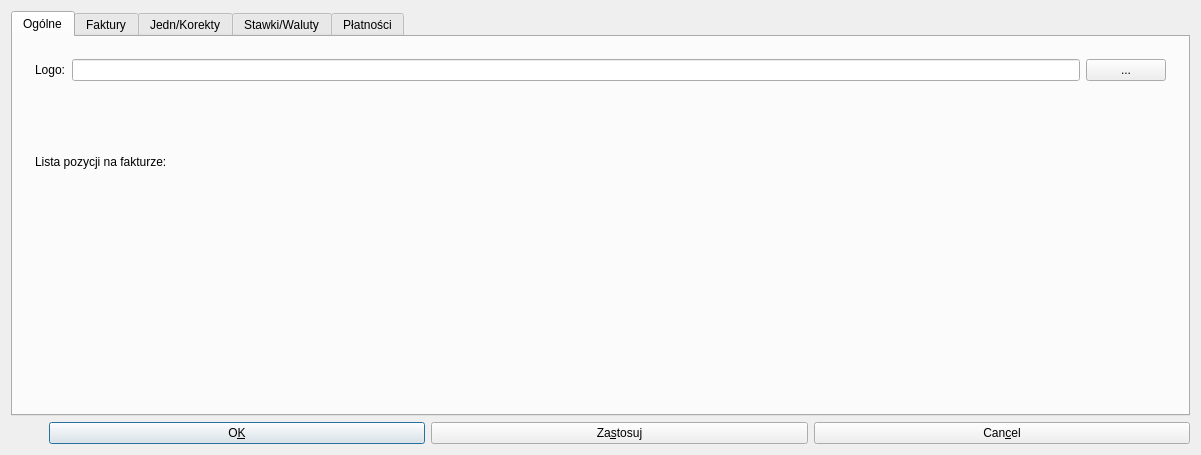
<ui version="4.0" >
 <class>Form7</class>
 <widget class="QDialog" name="Form7" >
  <property name="geometry" >
   <rect>
    <x>0</x>
    <y>0</y>
    <width>430</width>
    <height>455</height>
   </rect>
  </property>
  <property name="windowTitle" >
   <string>Ustawienia</string>
  </property>
  <layout class="QGridLayout" >
   <item row="1" column="0" >
    <layout class="QHBoxLayout" >
     <item>
      <spacer>
       <property name="orientation" >
        <enum>Qt::Horizontal</enum>
       </property>
       <property name="sizeType" >
        <enum>QSizePolicy::Minimum</enum>
       </property>
       <property name="sizeHint" >
        <size>
         <width>38</width>
         <height>20</height>
        </size>
       </property>
      </spacer>
     </item>
     <item>
      <widget class="QPushButton" name="okButton" >
       <property name="text" >
        <string>O&amp;K</string>
       </property>
       <property name="shortcut" >
        <string>Alt+K</string>
       </property>
      </widget>
     </item>
     <item>
      <widget class="QPushButton" name="zastButton" >
       <property name="text" >
        <string>Za&amp;stosuj</string>
       </property>
       <property name="shortcut" >
        <string>Alt+S</string>
       </property>
      </widget>
     </item>
     <item>
      <widget class="QPushButton" name="closeButton" >
       <property name="text" >
        <string>Can&amp;cel</string>
       </property>
       <property name="shortcut" >
        <string>Alt+C</string>
       </property>
      </widget>
     </item>
    </layout>
   </item>
   <item row="0" column="0" >
    <widget class="QTabWidget" name="tabWidget2" >
     <widget class="QWidget" name="TabPage1" >
      <attribute name="title" >
       <string>Ogólne</string>
      </attribute>
      <layout class="QGridLayout" >
       <item row="0" column="0" >
        <widget class="Q3Frame" name="frame11" >
         <property name="frameShape" >
          <enum>QFrame::NoFrame</enum>
         </property>
         <property name="frameShadow" >
          <enum>QFrame::Plain</enum>
         </property>
         <layout class="QGridLayout" >
          <item row="0" column="0" >
           <layout class="QHBoxLayout" >
            <item>
             <widget class="QLabel" name="textLabel1" >
              <property name="text" >
               <string>Logo:</string>
              </property>
              <property name="wordWrap" >
               <bool>false</bool>
              </property>
             </widget>
            </item>
            <item>
             <widget class="QLineEdit" name="logoEdit" />
            </item>
            <item>
             <widget class="QPushButton" name="addLogoBtn" >
              <property name="text" >
               <string>...</string>
              </property>
             </widget>
            </item>
           </layout>
          </item>
          <item row="1" column="0" >
           <layout class="QVBoxLayout" >
            <item>
             <widget class="QLabel" name="textLabel2" >
              <property name="text" >
               <string>Lista pozycji na fakturze:</string>
              </property>
              <property name="wordWrap" >
               <bool>false</bool>
              </property>
             </widget>
            </item>
            <item>
             <widget class="Q3Table" name="tablePos" >
              <property name="numRows" >
               <number>14</number>
              </property>
              <property name="numCols" >
               <number>1</number>
              </property>
              <row>
               <property name="text" >
                <string>1</string>
               </property>
              </row>
              <row>
               <property name="text" >
                <string>2</string>
               </property>
              </row>
              <row>
               <property name="text" >
                <string>3</string>
               </property>
              </row>
              <row>
               <property name="text" >
                <string>4</string>
               </property>
              </row>
              <row>
               <property name="text" >
                <string>5</string>
               </property>
              </row>
              <row>
               <property name="text" >
                <string>6</string>
               </property>
              </row>
              <row>
               <property name="text" >
                <string>7</string>
               </property>
              </row>
              <row>
               <property name="text" >
                <string>8</string>
               </property>
              </row>
              <row>
               <property name="text" >
                <string>9</string>
               </property>
              </row>
              <row>
               <property name="text" >
                <string>10</string>
               </property>
              </row>
              <row>
               <property name="text" >
                <string>11</string>
               </property>
              </row>
              <row>
               <property name="text" >
                <string>12</string>
               </property>
              </row>
              <row>
               <property name="text" >
                <string>13</string>
               </property>
              </row>
              <row>
               <property name="text" >
                <string>14</string>
               </property>
              </row>
              <column>
               <property name="text" >
                <string>Nazwa pozycji</string>
               </property>
              </column>
             </widget>
            </item>
           </layout>
          </item>
         </layout>
        </widget>
       </item>
      </layout>
     </widget>
     <widget class="QWidget" name="TabPage2" >
      <attribute name="title" >
       <string>Faktury</string>
      </attribute>
      <layout class="QGridLayout" >
       <item row="0" column="0" >
        <widget class="Q3GroupBox" name="groupBox1" >
         <property name="title" >
          <string>Numeracja: </string>
         </property>
         <layout class="QGridLayout" >
          <item row="0" column="0" >
           <layout class="QHBoxLayout" >
            <item>
             <widget class="QLabel" name="textLabel1_2" >
              <property name="text" >
               <string>Przedrostek:</string>
              </property>
              <property name="wordWrap" >
               <bool>false</bool>
              </property>
             </widget>
            </item>
            <item>
             <widget class="QLineEdit" name="prefixEdit" />
            </item>
           </layout>
          </item>
          <item row="3" column="0" >
           <widget class="QCheckBox" name="cbMonth" >
            <property name="text" >
             <string>Miesiąc</string>
            </property>
           </widget>
          </item>
          <item row="2" column="0" >
           <widget class="QCheckBox" name="cbDay" >
            <property name="text" >
             <string>Dzień</string>
            </property>
           </widget>
          </item>
          <item row="1" column="0" >
           <layout class="QHBoxLayout" >
            <item>
             <widget class="QLabel" name="textLabel2_2" >
              <property name="text" >
               <string>Ilość cyfr przy autonumerowaniu:</string>
              </property>
              <property name="wordWrap" >
               <bool>false</bool>
              </property>
             </widget>
            </item>
            <item>
             <widget class="QSpinBox" name="spbNumb" />
            </item>
           </layout>
          </item>
          <item row="4" column="0" >
           <layout class="QHBoxLayout" >
            <item>
             <widget class="QCheckBox" name="cbYear" >
              <property name="text" >
               <string>Rok</string>
              </property>
             </widget>
            </item>
            <item>
             <widget class="QCheckBox" name="shortYear" >
              <property name="text" >
               <string>rok długi np. 2006</string>
              </property>
             </widget>
            </item>
           </layout>
          </item>
         </layout>
        </widget>
       </item>
       <item row="3" column="0" >
        <spacer>
         <property name="orientation" >
          <enum>Qt::Vertical</enum>
         </property>
         <property name="sizeType" >
          <enum>QSizePolicy::Expanding</enum>
         </property>
         <property name="sizeHint" >
          <size>
           <width>31</width>
           <height>90</height>
          </size>
         </property>
        </spacer>
       </item>
       <item row="1" column="0" >
        <widget class="QCheckBox" name="cbEdit" >
         <property name="text" >
          <string>Włącz możliwość edycji faktur i korekt</string>
         </property>
        </widget>
       </item>
       <item row="2" column="0" >
        <widget class="QCheckBox" name="cbSmbEdit" >
         <property name="text" >
          <string>Blokuj zmianę symbolu faktury</string>
         </property>
        </widget>
       </item>
      </layout>
     </widget>
     <widget class="QWidget" name="TabPage3" >
      <attribute name="title" >
       <string>Jedn/Korekty</string>
      </attribute>
      <layout class="QGridLayout" >
       <item row="0" column="0" >
        <widget class="Q3Frame" name="frame10" >
         <property name="frameShape" >
          <enum>QFrame::NoFrame</enum>
         </property>
         <property name="frameShadow" >
          <enum>QFrame::Plain</enum>
         </property>
         <layout class="QGridLayout" >
          <item row="0" column="0" >
           <layout class="QHBoxLayout" >
            <item>
             <layout class="QVBoxLayout" >
              <item>
               <layout class="QHBoxLayout" >
                <item>
                 <widget class="QLabel" name="textLabel1_3" >
                  <property name="maximumSize" >
                   <size>
                    <width>150</width>
                    <height>32767</height>
                   </size>
                  </property>
                  <property name="text" >
                   <string>Spis jednostek:</string>
                  </property>
                  <property name="alignment" >
                   <set>Qt::AlignTop</set>
                  </property>
                  <property name="wordWrap" >
                   <bool>false</bool>
                  </property>
                 </widget>
                </item>
                <item>
                 <widget class="Q3ListBox" name="currlBox" />
                </item>
               </layout>
              </item>
              <item>
               <layout class="QHBoxLayout" >
                <item>
                 <widget class="QLabel" name="textLabel2_4" >
                  <property name="text" >
                   <string>Nowa:</string>
                  </property>
                  <property name="wordWrap" >
                   <bool>false</bool>
                  </property>
                 </widget>
                </item>
                <item>
                 <widget class="QLineEdit" name="currEdit" >
                  <property name="maxLength" >
                   <number>10</number>
                  </property>
                 </widget>
                </item>
               </layout>
              </item>
             </layout>
            </item>
            <item>
             <layout class="QVBoxLayout" >
              <item>
               <layout class="QVBoxLayout" />
              </item>
              <item>
               <spacer>
                <property name="orientation" >
                 <enum>Qt::Vertical</enum>
                </property>
                <property name="sizeType" >
                 <enum>QSizePolicy::Expanding</enum>
                </property>
                <property name="sizeHint" >
                 <size>
                  <width>21</width>
                  <height>51</height>
                 </size>
                </property>
               </spacer>
              </item>
              <item>
               <layout class="QVBoxLayout" >
                <item>
                 <widget class="QPushButton" name="currDelBtn" >
                  <property name="text" >
                   <string>&amp;Usuń</string>
                  </property>
                  <property name="shortcut" >
                   <string>Alt+U</string>
                  </property>
                 </widget>
                </item>
                <item>
                 <widget class="QPushButton" name="currAddBtn" >
                  <property name="text" >
                   <string>&amp;Dodaj</string>
                  </property>
                  <property name="shortcut" >
                   <string>Alt+D</string>
                  </property>
                 </widget>
                </item>
               </layout>
              </item>
             </layout>
            </item>
           </layout>
          </item>
         </layout>
        </widget>
       </item>
       <item row="1" column="0" >
        <widget class="Q3Frame" name="frame18" >
         <property name="frameShape" >
          <enum>QFrame::NoFrame</enum>
         </property>
         <property name="frameShadow" >
          <enum>QFrame::Plain</enum>
         </property>
         <layout class="QGridLayout" >
          <item row="0" column="0" >
           <layout class="QHBoxLayout" >
            <item>
             <layout class="QVBoxLayout" >
              <item>
               <layout class="QHBoxLayout" >
                <item>
                 <widget class="QLabel" name="textLabel1_3_2" >
                  <property name="maximumSize" >
                   <size>
                    <width>150</width>
                    <height>32767</height>
                   </size>
                  </property>
                  <property name="text" >
                   <string>Przyczyny 
korekt:</string>
                  </property>
                  <property name="alignment" >
                   <set>Qt::AlignTop</set>
                  </property>
                  <property name="wordWrap" >
                   <bool>false</bool>
                  </property>
                 </widget>
                </item>
                <item>
                 <widget class="Q3ListBox" name="korlBox" />
                </item>
               </layout>
              </item>
              <item>
               <layout class="QHBoxLayout" >
                <item>
                 <widget class="QLabel" name="textLabel2_4_2" >
                  <property name="text" >
                   <string>Nowa:</string>
                  </property>
                  <property name="wordWrap" >
                   <bool>false</bool>
                  </property>
                 </widget>
                </item>
                <item>
                 <widget class="QLineEdit" name="korEdit" >
                  <property name="maxLength" >
                   <number>25</number>
                  </property>
                 </widget>
                </item>
               </layout>
              </item>
             </layout>
            </item>
            <item>
             <layout class="QVBoxLayout" >
              <item>
               <layout class="QVBoxLayout" />
              </item>
              <item>
               <spacer>
                <property name="orientation" >
                 <enum>Qt::Vertical</enum>
                </property>
                <property name="sizeType" >
                 <enum>QSizePolicy::Expanding</enum>
                </property>
                <property name="sizeHint" >
                 <size>
                  <width>21</width>
                  <height>51</height>
                 </size>
                </property>
               </spacer>
              </item>
              <item>
               <layout class="QVBoxLayout" >
                <item>
                 <widget class="QPushButton" name="korDelBtn" >
                  <property name="text" >
                   <string>&amp;Usuń</string>
                  </property>
                  <property name="shortcut" >
                   <string>Alt+U</string>
                  </property>
                 </widget>
                </item>
                <item>
                 <widget class="QPushButton" name="korAddBtn" >
                  <property name="text" >
                   <string>&amp;Dodaj</string>
                  </property>
                  <property name="shortcut" >
                   <string>Alt+D</string>
                  </property>
                 </widget>
                </item>
               </layout>
              </item>
             </layout>
            </item>
           </layout>
          </item>
         </layout>
        </widget>
       </item>
      </layout>
     </widget>
     <widget class="QWidget" name="TabPage4" >
      <attribute name="title" >
       <string>Stawki/Waluty</string>
      </attribute>
      <layout class="QGridLayout" >
       <item row="1" column="0" >
        <widget class="Q3Frame" name="frame6" >
         <property name="frameShape" >
          <enum>QFrame::NoFrame</enum>
         </property>
         <property name="frameShadow" >
          <enum>QFrame::Plain</enum>
         </property>
         <layout class="QGridLayout" >
          <item row="0" column="0" >
           <layout class="QHBoxLayout" >
            <item>
             <layout class="QVBoxLayout" >
              <item>
               <layout class="QHBoxLayout" >
                <item>
                 <widget class="QLabel" name="textLabel1_3_3_3" >
                  <property name="text" >
                   <string>Spis walut:</string>
                  </property>
                  <property name="alignment" >
                   <set>Qt::AlignTop</set>
                  </property>
                  <property name="wordWrap" >
                   <bool>false</bool>
                  </property>
                 </widget>
                </item>
                <item>
                 <widget class="Q3ListBox" name="currencylBox" />
                </item>
               </layout>
              </item>
              <item>
               <layout class="QHBoxLayout" >
                <item>
                 <widget class="QLabel" name="textLabel2_4_3_3" >
                  <property name="text" >
                   <string>Nowa:</string>
                  </property>
                  <property name="wordWrap" >
                   <bool>false</bool>
                  </property>
                 </widget>
                </item>
                <item>
                 <widget class="QLineEdit" name="currencyEdit" >
                  <property name="maxLength" >
                   <number>3</number>
                  </property>
                 </widget>
                </item>
               </layout>
              </item>
             </layout>
            </item>
            <item>
             <layout class="QVBoxLayout" >
              <item>
               <layout class="QVBoxLayout" />
              </item>
              <item>
               <spacer>
                <property name="orientation" >
                 <enum>Qt::Vertical</enum>
                </property>
                <property name="sizeType" >
                 <enum>QSizePolicy::Expanding</enum>
                </property>
                <property name="sizeHint" >
                 <size>
                  <width>21</width>
                  <height>51</height>
                 </size>
                </property>
               </spacer>
              </item>
              <item>
               <layout class="QVBoxLayout" >
                <item>
                 <widget class="QPushButton" name="currencyDelBtn" >
                  <property name="text" >
                   <string>&amp;Usuń</string>
                  </property>
                  <property name="shortcut" >
                   <string>Alt+U</string>
                  </property>
                 </widget>
                </item>
                <item>
                 <widget class="QPushButton" name="currencyAddBtn" >
                  <property name="text" >
                   <string>&amp;Dodaj</string>
                  </property>
                  <property name="shortcut" >
                   <string>Alt+D</string>
                  </property>
                 </widget>
                </item>
               </layout>
              </item>
             </layout>
            </item>
           </layout>
          </item>
         </layout>
        </widget>
       </item>
       <item row="0" column="0" >
        <widget class="Q3Frame" name="frame7" >
         <property name="frameShape" >
          <enum>QFrame::NoFrame</enum>
         </property>
         <property name="frameShadow" >
          <enum>QFrame::Plain</enum>
         </property>
         <layout class="QGridLayout" >
          <item row="0" column="0" >
           <layout class="QHBoxLayout" >
            <item>
             <layout class="QVBoxLayout" >
              <item>
               <layout class="QHBoxLayout" >
                <item>
                 <widget class="QLabel" name="textLabel1_3_3" >
                  <property name="text" >
                   <string>Spis stawek:</string>
                  </property>
                  <property name="alignment" >
                   <set>Qt::AlignTop</set>
                  </property>
                  <property name="wordWrap" >
                   <bool>false</bool>
                  </property>
                 </widget>
                </item>
                <item>
                 <widget class="Q3ListBox" name="vatlBox" />
                </item>
               </layout>
              </item>
              <item>
               <layout class="QHBoxLayout" >
                <item>
                 <widget class="QLabel" name="textLabel2_4_3" >
                  <property name="text" >
                   <string>Nowa:</string>
                  </property>
                  <property name="wordWrap" >
                   <bool>false</bool>
                  </property>
                 </widget>
                </item>
                <item>
                 <widget class="QLineEdit" name="vatEdit" >
                  <property name="maxLength" >
                   <number>6</number>
                  </property>
                 </widget>
                </item>
               </layout>
              </item>
             </layout>
            </item>
            <item>
             <layout class="QVBoxLayout" >
              <item>
               <layout class="QVBoxLayout" >
                <item>
                 <widget class="QPushButton" name="vatUpBtn" >
                  <property name="text" >
                   <string>&amp;Góra</string>
                  </property>
                  <property name="shortcut" >
                   <string>Alt+G</string>
                  </property>
                 </widget>
                </item>
                <item>
                 <widget class="QPushButton" name="vatDownBtn" >
                  <property name="text" >
                   <string>Dół</string>
                  </property>
                  <property name="shortcut" >
                   <string/>
                  </property>
                 </widget>
                </item>
               </layout>
              </item>
              <item>
               <spacer>
                <property name="orientation" >
                 <enum>Qt::Vertical</enum>
                </property>
                <property name="sizeType" >
                 <enum>QSizePolicy::Expanding</enum>
                </property>
                <property name="sizeHint" >
                 <size>
                  <width>21</width>
                  <height>20</height>
                 </size>
                </property>
               </spacer>
              </item>
              <item>
               <layout class="QVBoxLayout" >
                <item>
                 <widget class="QPushButton" name="vatDelBtn" >
                  <property name="text" >
                   <string>&amp;Usuń</string>
                  </property>
                  <property name="shortcut" >
                   <string>Alt+U</string>
                  </property>
                 </widget>
                </item>
                <item>
                 <widget class="QPushButton" name="vatAddBtn" >
                  <property name="text" >
                   <string>&amp;Dodaj</string>
                  </property>
                  <property name="shortcut" >
                   <string>Alt+D</string>
                  </property>
                 </widget>
                </item>
               </layout>
              </item>
             </layout>
            </item>
           </layout>
          </item>
         </layout>
        </widget>
       </item>
      </layout>
     </widget>
     <widget class="QWidget" name="TabPage5" >
      <attribute name="title" >
       <string>Płatności</string>
      </attribute>
      <layout class="QGridLayout" >
       <item row="0" column="0" >
        <widget class="Q3Frame" name="frame8" >
         <property name="frameShape" >
          <enum>QFrame::NoFrame</enum>
         </property>
         <property name="frameShadow" >
          <enum>QFrame::Plain</enum>
         </property>
         <layout class="QGridLayout" >
          <item row="0" column="0" >
           <layout class="QHBoxLayout" >
            <item>
             <layout class="QVBoxLayout" >
              <item>
               <layout class="QHBoxLayout" >
                <item>
                 <widget class="QLabel" name="paym" >
                  <property name="text" >
                   <string>Forma płatności:</string>
                  </property>
                  <property name="alignment" >
                   <set>Qt::AlignTop</set>
                  </property>
                  <property name="wordWrap" >
                   <bool>true</bool>
                  </property>
                 </widget>
                </item>
                <item>
                 <widget class="Q3ListBox" name="paymlBox" />
                </item>
               </layout>
              </item>
              <item>
               <layout class="QHBoxLayout" >
                <item>
                 <widget class="QLabel" name="textLabel2_4_3_2" >
                  <property name="text" >
                   <string>Nowa:</string>
                  </property>
                  <property name="wordWrap" >
                   <bool>false</bool>
                  </property>
                 </widget>
                </item>
                <item>
                 <widget class="QLineEdit" name="paymEdit" >
                  <property name="maxLength" >
                   <number>25</number>
                  </property>
                 </widget>
                </item>
               </layout>
              </item>
             </layout>
            </item>
            <item>
             <layout class="QVBoxLayout" >
              <item>
               <layout class="QVBoxLayout" >
                <item>
                 <widget class="QPushButton" name="paymUpBtn" >
                  <property name="text" >
                   <string>Gó&amp;ra</string>
                  </property>
                  <property name="shortcut" >
                   <string>Alt+R</string>
                  </property>
                 </widget>
                </item>
                <item>
                 <widget class="QPushButton" name="paymDownBtn" >
                  <property name="text" >
                   <string>&amp;Dół</string>
                  </property>
                  <property name="shortcut" >
                   <string>Alt+D</string>
                  </property>
                 </widget>
                </item>
               </layout>
              </item>
              <item>
               <spacer>
                <property name="orientation" >
                 <enum>Qt::Vertical</enum>
                </property>
                <property name="sizeType" >
                 <enum>QSizePolicy::Expanding</enum>
                </property>
                <property name="sizeHint" >
                 <size>
                  <width>21</width>
                  <height>20</height>
                 </size>
                </property>
               </spacer>
              </item>
              <item>
               <layout class="QVBoxLayout" >
                <item>
                 <widget class="QPushButton" name="paymDelBtn" >
                  <property name="text" >
                   <string>&amp;Usuń</string>
                  </property>
                  <property name="shortcut" >
                   <string>Alt+U</string>
                  </property>
                 </widget>
                </item>
                <item>
                 <widget class="QPushButton" name="paymAddBtn" >
                  <property name="text" >
                   <string>Dod&amp;aj</string>
                  </property>
                  <property name="shortcut" >
                   <string>Alt+A</string>
                  </property>
                 </widget>
                </item>
               </layout>
              </item>
             </layout>
            </item>
           </layout>
          </item>
          <item row="1" column="0" >
           <widget class="Line" name="line3" >
            <property name="frameShape" >
             <enum>QFrame::HLine</enum>
            </property>
            <property name="frameShadow" >
             <enum>QFrame::Sunken</enum>
            </property>
           </widget>
          </item>
          <item row="2" column="0" >
           <widget class="QLabel" name="textLabel5" >
            <property name="text" >
             <string>&lt;b>Uwaga!!&lt;/b>&lt;br>
Pozycja, która znajduje się na samym początku tej listy 
w większości przypadków powinna być gotówką, gdyż 
jeśli przy wystawianiu faktury wybierzemy pierwszy elemant
to na fakturze pojawi sie napis: zapłacono.</string>
            </property>
            <property name="wordWrap" >
             <bool>false</bool>
            </property>
           </widget>
          </item>
         </layout>
        </widget>
       </item>
      </layout>
     </widget>
    </widget>
   </item>
  </layout>
 </widget>
 <layoutdefault spacing="6" margin="11" />
 <pixmapfunction>qPixmapFromMimeSource</pixmapfunction>
 <customwidgets>
  <customwidget>
   <class>Q3GroupBox</class>
   <extends>QGroupBox</extends>
   <header>Qt3Support/Q3GroupBox</header>
   <container>1</container>
  </customwidget>
  <customwidget>
   <class>Q3Frame</class>
   <extends>QFrame</extends>
   <header>Qt3Support/Q3Frame</header>
   <container>1</container>
  </customwidget>
  <customwidget>
   <class>Q3Table</class>
   <extends>Q3Frame</extends>
   <header>q3table.h</header>
  </customwidget>
  <customwidget>
   <class>Q3ListBox</class>
   <extends>Q3Frame</extends>
   <header>q3listbox.h</header>
  </customwidget>
 </customwidgets>
 <tabstops>
  <tabstop>closeButton</tabstop>
  <tabstop>zastButton</tabstop>
  <tabstop>okButton</tabstop>
  <tabstop>tabWidget2</tabstop>
 </tabstops>
 <resources/>
 <connections>
  <connection>
   <sender>zastButton</sender>
   <signal>clicked()</signal>
   <receiver>Form7</receiver>
   <slot>apply()</slot>
   <hints>
    <hint type="sourcelabel" >
     <x>20</x>
     <y>20</y>
    </hint>
    <hint type="destinationlabel" >
     <x>20</x>
     <y>20</y>
    </hint>
   </hints>
  </connection>
  <connection>
   <sender>closeButton</sender>
   <signal>clicked()</signal>
   <receiver>Form7</receiver>
   <slot>close()</slot>
   <hints>
    <hint type="sourcelabel" >
     <x>20</x>
     <y>20</y>
    </hint>
    <hint type="destinationlabel" >
     <x>20</x>
     <y>20</y>
    </hint>
   </hints>
  </connection>
  <connection>
   <sender>okButton</sender>
   <signal>clicked()</signal>
   <receiver>Form7</receiver>
   <slot>okButtonClick()</slot>
   <hints>
    <hint type="sourcelabel" >
     <x>20</x>
     <y>20</y>
    </hint>
    <hint type="destinationlabel" >
     <x>20</x>
     <y>20</y>
    </hint>
   </hints>
  </connection>
  <connection>
   <sender>addLogoBtn</sender>
   <signal>clicked()</signal>
   <receiver>Form7</receiver>
   <slot>addLogoBtnClick()</slot>
   <hints>
    <hint type="sourcelabel" >
     <x>20</x>
     <y>20</y>
    </hint>
    <hint type="destinationlabel" >
     <x>20</x>
     <y>20</y>
    </hint>
   </hints>
  </connection>
  <connection>
   <sender>currAddBtn</sender>
   <signal>clicked()</signal>
   <receiver>Form7</receiver>
   <slot>currAddBtnClick()</slot>
   <hints>
    <hint type="sourcelabel" >
     <x>20</x>
     <y>20</y>
    </hint>
    <hint type="destinationlabel" >
     <x>20</x>
     <y>20</y>
    </hint>
   </hints>
  </connection>
  <connection>
   <sender>currDelBtn</sender>
   <signal>clicked()</signal>
   <receiver>Form7</receiver>
   <slot>currDelBtnClick()</slot>
   <hints>
    <hint type="sourcelabel" >
     <x>20</x>
     <y>20</y>
    </hint>
    <hint type="destinationlabel" >
     <x>20</x>
     <y>20</y>
    </hint>
   </hints>
  </connection>
  <connection>
   <sender>currencyAddBtn</sender>
   <signal>clicked()</signal>
   <receiver>Form7</receiver>
   <slot>currencyAddBtnClick()</slot>
   <hints>
    <hint type="sourcelabel" >
     <x>20</x>
     <y>20</y>
    </hint>
    <hint type="destinationlabel" >
     <x>20</x>
     <y>20</y>
    </hint>
   </hints>
  </connection>
  <connection>
   <sender>currencyDelBtn</sender>
   <signal>clicked()</signal>
   <receiver>Form7</receiver>
   <slot>currencyDelBtnClick()</slot>
   <hints>
    <hint type="sourcelabel" >
     <x>20</x>
     <y>20</y>
    </hint>
    <hint type="destinationlabel" >
     <x>20</x>
     <y>20</y>
    </hint>
   </hints>
  </connection>
  <connection>
   <sender>paymAddBtn</sender>
   <signal>clicked()</signal>
   <receiver>Form7</receiver>
   <slot>paymAddBtnClick()</slot>
   <hints>
    <hint type="sourcelabel" >
     <x>20</x>
     <y>20</y>
    </hint>
    <hint type="destinationlabel" >
     <x>20</x>
     <y>20</y>
    </hint>
   </hints>
  </connection>
  <connection>
   <sender>paymDelBtn</sender>
   <signal>clicked()</signal>
   <receiver>Form7</receiver>
   <slot>paymDelBtnClick()</slot>
   <hints>
    <hint type="sourcelabel" >
     <x>20</x>
     <y>20</y>
    </hint>
    <hint type="destinationlabel" >
     <x>20</x>
     <y>20</y>
    </hint>
   </hints>
  </connection>
  <connection>
   <sender>paymDownBtn</sender>
   <signal>clicked()</signal>
   <receiver>Form7</receiver>
   <slot>paymDownBtnClick()</slot>
   <hints>
    <hint type="sourcelabel" >
     <x>20</x>
     <y>20</y>
    </hint>
    <hint type="destinationlabel" >
     <x>20</x>
     <y>20</y>
    </hint>
   </hints>
  </connection>
  <connection>
   <sender>paymUpBtn</sender>
   <signal>clicked()</signal>
   <receiver>Form7</receiver>
   <slot>paymUpBtnClick()</slot>
   <hints>
    <hint type="sourcelabel" >
     <x>20</x>
     <y>20</y>
    </hint>
    <hint type="destinationlabel" >
     <x>20</x>
     <y>20</y>
    </hint>
   </hints>
  </connection>
  <connection>
   <sender>vatAddBtn</sender>
   <signal>clicked()</signal>
   <receiver>Form7</receiver>
   <slot>vatAddBtnClick()</slot>
   <hints>
    <hint type="sourcelabel" >
     <x>20</x>
     <y>20</y>
    </hint>
    <hint type="destinationlabel" >
     <x>20</x>
     <y>20</y>
    </hint>
   </hints>
  </connection>
  <connection>
   <sender>vatDelBtn</sender>
   <signal>clicked()</signal>
   <receiver>Form7</receiver>
   <slot>vatDelBtnClick()</slot>
   <hints>
    <hint type="sourcelabel" >
     <x>20</x>
     <y>20</y>
    </hint>
    <hint type="destinationlabel" >
     <x>20</x>
     <y>20</y>
    </hint>
   </hints>
  </connection>
  <connection>
   <sender>korAddBtn</sender>
   <signal>clicked()</signal>
   <receiver>Form7</receiver>
   <slot>korAddBtnClick()</slot>
   <hints>
    <hint type="sourcelabel" >
     <x>20</x>
     <y>20</y>
    </hint>
    <hint type="destinationlabel" >
     <x>20</x>
     <y>20</y>
    </hint>
   </hints>
  </connection>
  <connection>
   <sender>korDelBtn</sender>
   <signal>clicked()</signal>
   <receiver>Form7</receiver>
   <slot>korDelBtnClick()</slot>
   <hints>
    <hint type="sourcelabel" >
     <x>20</x>
     <y>20</y>
    </hint>
    <hint type="destinationlabel" >
     <x>20</x>
     <y>20</y>
    </hint>
   </hints>
  </connection>
  <connection>
   <sender>vatUpBtn</sender>
   <signal>clicked()</signal>
   <receiver>Form7</receiver>
   <slot>vatUpBtnClick()</slot>
   <hints>
    <hint type="sourcelabel" >
     <x>20</x>
     <y>20</y>
    </hint>
    <hint type="destinationlabel" >
     <x>20</x>
     <y>20</y>
    </hint>
   </hints>
  </connection>
  <connection>
   <sender>vatDownBtn</sender>
   <signal>clicked()</signal>
   <receiver>Form7</receiver>
   <slot>vatDownBtnClick()</slot>
   <hints>
    <hint type="sourcelabel" >
     <x>20</x>
     <y>20</y>
    </hint>
    <hint type="destinationlabel" >
     <x>20</x>
     <y>20</y>
    </hint>
   </hints>
  </connection>
  <connection>
   <sender>cbDay</sender>
   <signal>clicked()</signal>
   <receiver>Form7</receiver>
   <slot>zastBtnEnable()</slot>
   <hints>
    <hint type="sourcelabel" >
     <x>20</x>
     <y>20</y>
    </hint>
    <hint type="destinationlabel" >
     <x>20</x>
     <y>20</y>
    </hint>
   </hints>
  </connection>
  <connection>
   <sender>cbEdit</sender>
   <signal>clicked()</signal>
   <receiver>Form7</receiver>
   <slot>zastBtnEnable()</slot>
   <hints>
    <hint type="sourcelabel" >
     <x>20</x>
     <y>20</y>
    </hint>
    <hint type="destinationlabel" >
     <x>20</x>
     <y>20</y>
    </hint>
   </hints>
  </connection>
  <connection>
   <sender>cbMonth</sender>
   <signal>clicked()</signal>
   <receiver>Form7</receiver>
   <slot>zastBtnEnable()</slot>
   <hints>
    <hint type="sourcelabel" >
     <x>20</x>
     <y>20</y>
    </hint>
    <hint type="destinationlabel" >
     <x>20</x>
     <y>20</y>
    </hint>
   </hints>
  </connection>
  <connection>
   <sender>cbYear</sender>
   <signal>clicked()</signal>
   <receiver>Form7</receiver>
   <slot>zastBtnEnable()</slot>
   <hints>
    <hint type="sourcelabel" >
     <x>20</x>
     <y>20</y>
    </hint>
    <hint type="destinationlabel" >
     <x>20</x>
     <y>20</y>
    </hint>
   </hints>
  </connection>
  <connection>
   <sender>shortYear</sender>
   <signal>clicked()</signal>
   <receiver>Form7</receiver>
   <slot>zastBtnEnable()</slot>
   <hints>
    <hint type="sourcelabel" >
     <x>20</x>
     <y>20</y>
    </hint>
    <hint type="destinationlabel" >
     <x>20</x>
     <y>20</y>
    </hint>
   </hints>
  </connection>
  <connection>
   <sender>prefixEdit</sender>
   <signal>textChanged(QString)</signal>
   <receiver>Form7</receiver>
   <slot>zastBtnEnable()</slot>
   <hints>
    <hint type="sourcelabel" >
     <x>20</x>
     <y>20</y>
    </hint>
    <hint type="destinationlabel" >
     <x>20</x>
     <y>20</y>
    </hint>
   </hints>
  </connection>
  <connection>
   <sender>cbSmbEdit</sender>
   <signal>clicked()</signal>
   <receiver>Form7</receiver>
   <slot>zastBtnEnable()</slot>
   <hints>
    <hint type="sourcelabel" >
     <x>20</x>
     <y>20</y>
    </hint>
    <hint type="destinationlabel" >
     <x>20</x>
     <y>20</y>
    </hint>
   </hints>
  </connection>
 </connections>
</ui>
